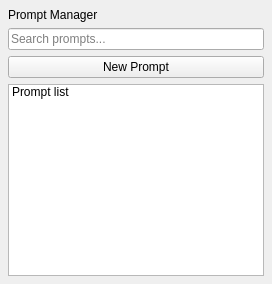
<?xml version="1.0" encoding="UTF-8"?>
<ui version="4.0">
 <class>PromptManagerPanel</class>
 <widget class="QWidget" name="PromptManagerPanel">
  <layout class="QVBoxLayout" name="mainLayout">
   <property name="leftMargin"><number>8</number></property>
   <property name="topMargin"><number>8</number></property>
   <property name="rightMargin"><number>8</number></property>
   <property name="bottomMargin"><number>8</number></property>
   <property name="spacing"><number>6</number></property>
   <item>
    <widget class="QLabel" name="titleLabel">
     <property name="text"><string>Prompt Manager</string></property>
    </widget>
   </item>
   <item>
    <widget class="QLineEdit" name="searchEdit">
     <property name="placeholderText"><string>Search prompts...</string></property>
    </widget>
   </item>
   <item>
    <widget class="QPushButton" name="newPromptButton">
     <property name="text"><string>New Prompt</string></property>
    </widget>
   </item>
   <item>
    <widget class="QListWidget" name="promptListPlaceholder">
     <item><property name="text"><string>Prompt list</string></property></item>
    </widget>
   </item>
  </layout>
 </widget>
 <layoutdefault spacing="6" margin="11"/>
 <resources/>
 <connections/>
</ui>
